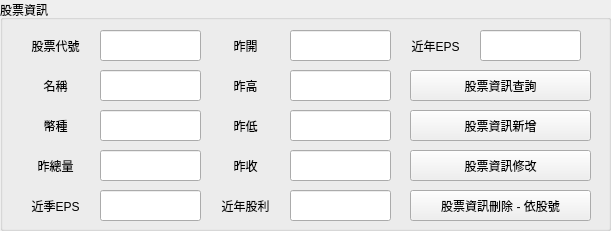
   <widget class="QGroupBox" name="groupBox_stock_information">
    <property name="geometry">
     <rect>
      <x>880</x>
      <y>20</y>
      <width>611</width>
      <height>231</height>
     </rect>
    </property>
    <property name="title">
     <string>股票資訊</string>
    </property>
    <widget class="QLabel" name="label_33">
     <property name="geometry">
      <rect>
       <x>20</x>
       <y>70</y>
       <width>71</width>
       <height>31</height>
      </rect>
     </property>
     <property name="text">
      <string>名稱</string>
     </property>
     <property name="alignment">
      <set>Qt::AlignCenter</set>
     </property>
    </widget>
    <widget class="QLabel" name="label_34">
     <property name="geometry">
      <rect>
       <x>20</x>
       <y>30</y>
       <width>71</width>
       <height>31</height>
      </rect>
     </property>
     <property name="text">
      <string>股票代號</string>
     </property>
     <property name="alignment">
      <set>Qt::AlignCenter</set>
     </property>
    </widget>
    <widget class="QLabel" name="label_35">
     <property name="geometry">
      <rect>
       <x>20</x>
       <y>110</y>
       <width>71</width>
       <height>31</height>
      </rect>
     </property>
     <property name="text">
      <string>幣種</string>
     </property>
     <property name="alignment">
      <set>Qt::AlignCenter</set>
     </property>
    </widget>
    <widget class="QLabel" name="label_36">
     <property name="geometry">
      <rect>
       <x>210</x>
       <y>30</y>
       <width>71</width>
       <height>31</height>
      </rect>
     </property>
     <property name="text">
      <string>昨開</string>
     </property>
     <property name="alignment">
      <set>Qt::AlignCenter</set>
     </property>
    </widget>
    <widget class="QLabel" name="label_37">
     <property name="geometry">
      <rect>
       <x>210</x>
       <y>70</y>
       <width>71</width>
       <height>31</height>
      </rect>
     </property>
     <property name="text">
      <string>昨高</string>
     </property>
     <property name="alignment">
      <set>Qt::AlignCenter</set>
     </property>
    </widget>
    <widget class="QLabel" name="label_38">
     <property name="geometry">
      <rect>
       <x>210</x>
       <y>110</y>
       <width>71</width>
       <height>31</height>
      </rect>
     </property>
     <property name="text">
      <string>昨低</string>
     </property>
     <property name="alignment">
      <set>Qt::AlignCenter</set>
     </property>
    </widget>
    <widget class="QLabel" name="label_39">
     <property name="geometry">
      <rect>
       <x>210</x>
       <y>150</y>
       <width>71</width>
       <height>31</height>
      </rect>
     </property>
     <property name="text">
      <string>昨收</string>
     </property>
     <property name="alignment">
      <set>Qt::AlignCenter</set>
     </property>
    </widget>
    <widget class="QLineEdit" name="lineEdit_30">
     <property name="geometry">
      <rect>
       <x>100</x>
       <y>30</y>
       <width>101</width>
       <height>31</height>
      </rect>
     </property>
    </widget>
    <widget class="QLineEdit" name="lineEdit_31">
     <property name="geometry">
      <rect>
       <x>100</x>
       <y>70</y>
       <width>101</width>
       <height>31</height>
      </rect>
     </property>
    </widget>
    <widget class="QLineEdit" name="lineEdit_32">
     <property name="geometry">
      <rect>
       <x>100</x>
       <y>110</y>
       <width>101</width>
       <height>31</height>
      </rect>
     </property>
    </widget>
    <widget class="QLineEdit" name="lineEdit_33">
     <property name="geometry">
      <rect>
       <x>290</x>
       <y>30</y>
       <width>101</width>
       <height>31</height>
      </rect>
     </property>
    </widget>
    <widget class="QLineEdit" name="lineEdit_34">
     <property name="geometry">
      <rect>
       <x>290</x>
       <y>70</y>
       <width>101</width>
       <height>31</height>
      </rect>
     </property>
    </widget>
    <widget class="QLineEdit" name="lineEdit_35">
     <property name="geometry">
      <rect>
       <x>290</x>
       <y>110</y>
       <width>101</width>
       <height>31</height>
      </rect>
     </property>
    </widget>
    <widget class="QLineEdit" name="lineEdit_36">
     <property name="geometry">
      <rect>
       <x>290</x>
       <y>150</y>
       <width>101</width>
       <height>31</height>
      </rect>
     </property>
    </widget>
    <widget class="QLineEdit" name="lineEdit_37">
     <property name="geometry">
      <rect>
       <x>100</x>
       <y>150</y>
       <width>101</width>
       <height>31</height>
      </rect>
     </property>
     <property name="text">
      <string/>
     </property>
    </widget>
    <widget class="QLabel" name="label_40">
     <property name="geometry">
      <rect>
       <x>20</x>
       <y>150</y>
       <width>71</width>
       <height>31</height>
      </rect>
     </property>
     <property name="text">
      <string>昨總量</string>
     </property>
     <property name="alignment">
      <set>Qt::AlignCenter</set>
     </property>
    </widget>
    <widget class="QLineEdit" name="lineEdit_38">
     <property name="geometry">
      <rect>
       <x>100</x>
       <y>190</y>
       <width>101</width>
       <height>31</height>
      </rect>
     </property>
     <property name="text">
      <string/>
     </property>
    </widget>
    <widget class="QLabel" name="label_41">
     <property name="geometry">
      <rect>
       <x>20</x>
       <y>190</y>
       <width>71</width>
       <height>31</height>
      </rect>
     </property>
     <property name="text">
      <string>近季EPS</string>
     </property>
     <property name="alignment">
      <set>Qt::AlignCenter</set>
     </property>
    </widget>
    <widget class="QLabel" name="label_42">
     <property name="geometry">
      <rect>
       <x>400</x>
       <y>30</y>
       <width>71</width>
       <height>31</height>
      </rect>
     </property>
     <property name="text">
      <string>近年EPS</string>
     </property>
     <property name="alignment">
      <set>Qt::AlignCenter</set>
     </property>
    </widget>
    <widget class="QLineEdit" name="lineEdit_39">
     <property name="geometry">
      <rect>
       <x>480</x>
       <y>30</y>
       <width>101</width>
       <height>31</height>
      </rect>
     </property>
     <property name="text">
      <string/>
     </property>
    </widget>
    <widget class="QLabel" name="label_43">
     <property name="geometry">
      <rect>
       <x>210</x>
       <y>190</y>
       <width>71</width>
       <height>31</height>
      </rect>
     </property>
     <property name="text">
      <string>近年股利</string>
     </property>
     <property name="alignment">
      <set>Qt::AlignCenter</set>
     </property>
    </widget>
    <widget class="QLineEdit" name="lineEdit_40">
     <property name="geometry">
      <rect>
       <x>290</x>
       <y>190</y>
       <width>101</width>
       <height>31</height>
      </rect>
     </property>
     <property name="text">
      <string/>
     </property>
    </widget>
    <widget class="QPushButton" name="pushButton_si_select">
     <property name="geometry">
      <rect>
       <x>410</x>
       <y>70</y>
       <width>181</width>
       <height>31</height>
      </rect>
     </property>
     <property name="text">
      <string>股票資訊查詢</string>
     </property>
    </widget>
    <widget class="QPushButton" name="pushButton_si_insert">
     <property name="geometry">
      <rect>
       <x>410</x>
       <y>110</y>
       <width>181</width>
       <height>31</height>
      </rect>
     </property>
     <property name="text">
      <string>股票資訊新增</string>
     </property>
    </widget>
    <widget class="QPushButton" name="pushButton_si_update">
     <property name="geometry">
      <rect>
       <x>410</x>
       <y>150</y>
       <width>181</width>
       <height>31</height>
      </rect>
     </property>
     <property name="text">
      <string>股票資訊修改</string>
     </property>
    </widget>
    <widget class="QPushButton" name="pushButton_si_delete_by_stockid">
     <property name="geometry">
      <rect>
       <x>410</x>
       <y>190</y>
       <width>181</width>
       <height>31</height>
      </rect>
     </property>
     <property name="font">
      <font>
       <pointsize>9</pointsize>
      </font>
     </property>
     <property name="text">
      <string>股票資訊刪除 - 依股號</string>
     </property>
    </widget>
   </widget>
